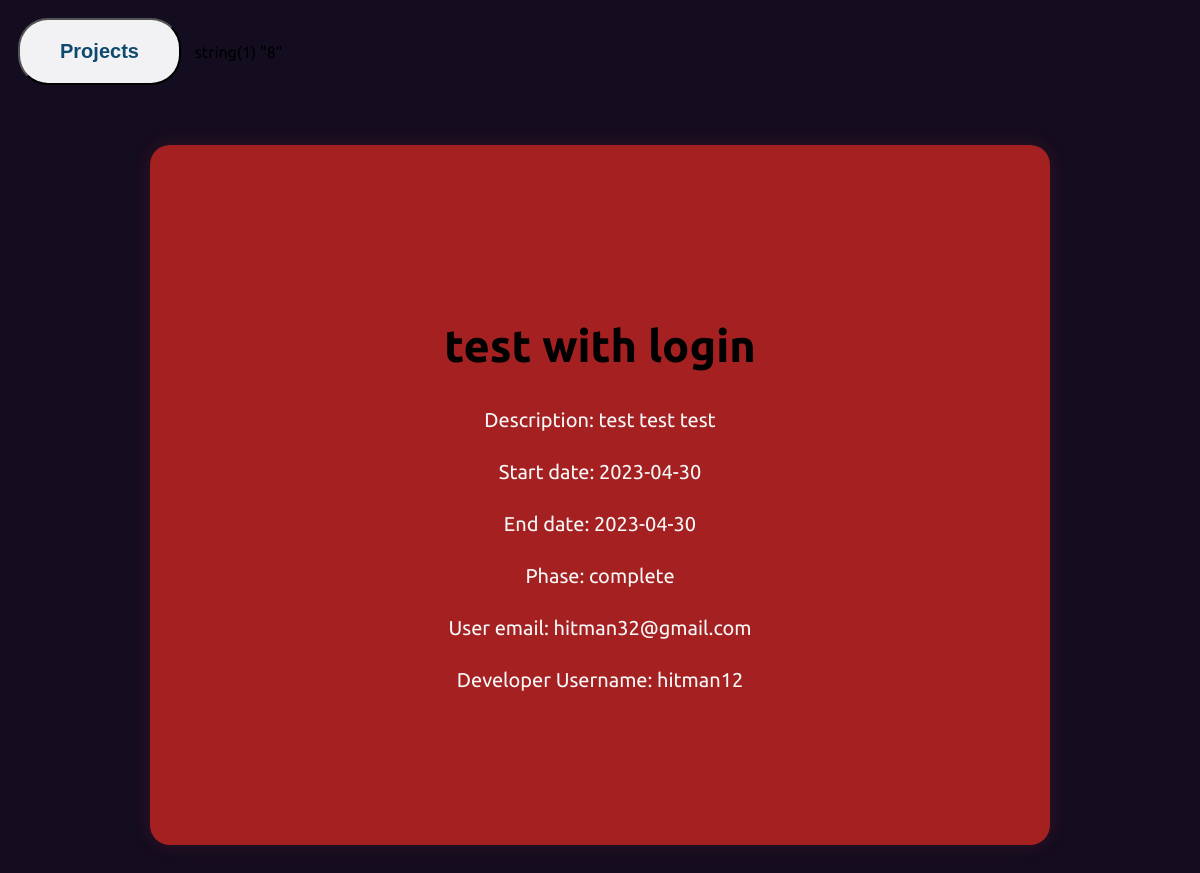
The app's page /pdetails.php?id=8 with its own data.
### tables this page shows
CREATE TABLE `projects` (
  `pid` int UNSIGNED NOT NULL,
  `title` varchar(100) NOT NULL,
  `start_date` date DEFAULT NULL,
  `end_date` date DEFAULT NULL,
  `phase` enum('design','development','testing','deployment','complete') DEFAULT NULL,
  `description` varchar(500) DEFAULT NULL,
  `uid` int UNSIGNED NOT NULL
);

CREATE TABLE `users` (
  `uid` int UNSIGNED NOT NULL,
  `username` varchar(255) NOT NULL,
  `password` varchar(255) NOT NULL,
  `email` varchar(255) NOT NULL
);

### pdetails.php (the view, shortened to what this page needs)
<!DOCTYPE html>
<html>
<head>
    <link rel="stylesheet" href="style.css">
</head>
<body>
    <a href="aproject.php"><button class="btn">Projects</button></a>
    <?php
    $dbname = 'u_220170202_db';
    $dbhost = 'localhost';
    $username = 'u-220170202';
    $password = 'AtQ7kEeBviZ5bY9';
    $db = new PDO("mysql:host=$dbhost;dbname=$dbname", $username, $password);
    $db->setAttribute(PDO::ATTR_ERRMODE, PDO::ERRMODE_EXCEPTION);
    if (isset($_GET['id'])) {
        $user_id = filter_input(INPUT_GET, 'id', FILTER_SANITIZE_NUMBER_INT);
        var_dump($_GET['id']);
        $stmt = $db->prepare('SELECT p.*, u.email, u.username FROM projects p INNER JOIN users u ON p.uid = u.uid WHERE p.pid = ?');
        $stmt->execute([$user_id]);
        $project = $stmt->fetch(PDO::FETCH_ASSOC);
        if ($project) {
            echo '<div class="container">';
            echo '<div class="cube">';
            echo '<h1 id="pdtl">' . htmlspecialchars($project['title']) . '</h1>';
            echo '<p id="pdescrip">Description: ' . htmlspecialchars($project['description']) . '</p>';
            echo '<p>Start date: ' . htmlspecialchars($project['start_date']) . '</p>';
            echo '<p>End date: ' . htmlspecialchars($project['end_date']) . '</p>';
            echo '<p>Phase: ' . htmlspecialchars($project['phase']) . '</p>';
            $userStmt = $db->prepare('SELECT email FROM users WHERE uid = ?');
            $userStmt->execute([$project['uid']]);
            $user = $userStmt->fetch(PDO::FETCH_ASSOC);
            if ($user) {
                echo '<p>User email: ' . htmlspecialchars($user['email']) . '</p>';
            } else {
                echo '<p>User not found</p>';
            }
            if ($project['username']) {
                echo '<p>Developer Username: ' . htmlspecialchars($project['username']) . '</p>';
            } else {
                echo '<p>Username not found</p>';
            }
            echo '</div>';
            echo '</div>';
        } else {
            echo '<p>Project not found</p>';
        }
    } else {
        echo '<p>No project ID provided</p>';
    }
    ?>
</body>
</html>

### style.css (style rules this page uses)
body { background-color: rgb(20, 12, 31); font-family: 'Ubuntu', sans-serif; }
h1 { color: rgb(255, 255, 255); font-size: 50px; text-align: center; }
.container { display: flex; justify-content: center; align-items: center; height: 100vh; }
.cube { display: flex; flex-direction: column; justify-content: center; align-items: center; width:900px; height: 700px; background-color: #a52121; border-radius: 20px; box-shadow: 0px 0px 20px rgba(173, 54, 54, 0.2); }
#pdtl { font-size: 45px; font-weight: bold; color: #000000; margin-bottom: 1rem; }
p { font-size:20px; color: #f7f7f7; margin-bottom: 0.5rem; }
#pdescrip { word-wrap: break-word; font-size: 20px; max-width: 450px; }
.btn { display: inline-block; margin: 10px; padding: 20px 40px; border-radius: 30px; font-size: 20px; font-weight: bold; color: #0e4a6d; text-align: center; background-color: #f2f1f4; cursor: pointer; }

### records on screen
projects: title "test with login", description "test test test", start_date "2023-04-30", end_date "2023-04-30", phase "complete", uid.username "hitman12"
users: email "hitman32@gmail.com"
